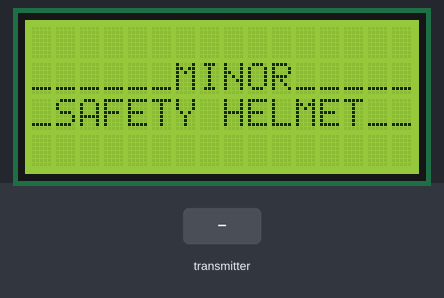
Recording of a sketch running on a simulated Arduino Uno, built with avr-gcc and run on an emulated ATmega328P. Shown: 16×4 character LCD. Inputs (shaded band) come from the test bench. No radio packets arrive unless stated.

Above: at 0.2 s.
4.4 s: the transmitter starts sending temperature = 0
At 5.4 s:
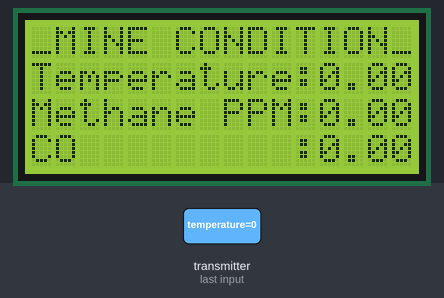
5.9 s: the transmitter starts sending CO_ppm = 25
At 6.8 s:
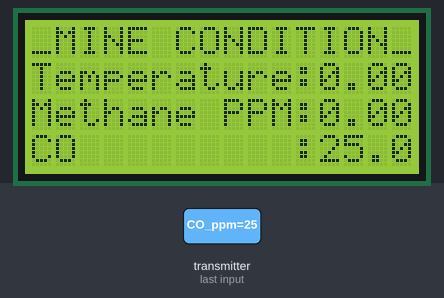
8.0 s: the transmitter starts sending other_value = 25
At 9.5 s:
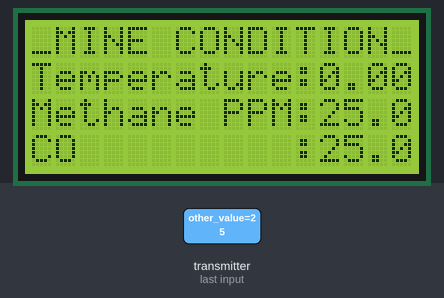
10.2 s: the transmitter starts sending temperature = 25
At 11.1 s:
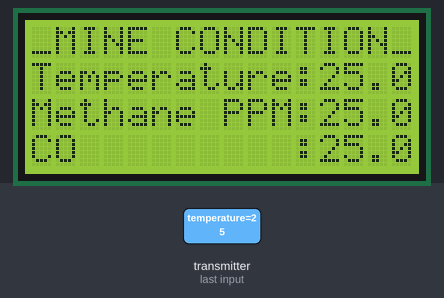
12.3 s: the transmitter starts sending CO_ppm = 0
At 13.9 s:
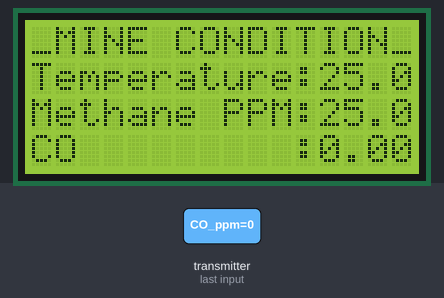
14.4 s: the transmitter starts sending other_value = 0
At 15.4 s:
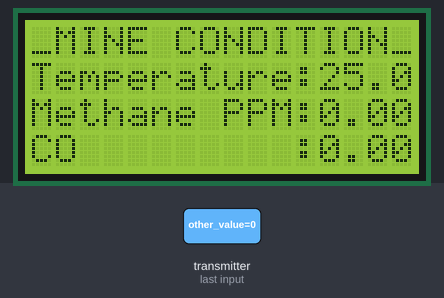
Timing chart, 0 to 17.4 s (numbered marks = the images above; inputs shaded):
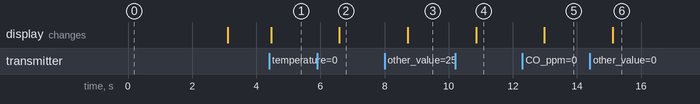

Measured:
- after the input at 4.4 s, the display: changes after 0.06 s (image 1)
- after the input at 5.9 s, the display: changes after 0.69 s (image 2)
- after the input at 8.0 s, the display: changes after 0.72 s (image 3)
- after the input at 10.2 s, the display: changes after 0.65 s (image 4)
- after the input at 12.3 s, the display: changes after 0.69 s (image 5)
- after the input at 14.4 s, the display: changes after 0.72 s (image 6)

The sketch:

MQ7senso_CO.ino
```cpp
#include <SPI.h>
#include <nRF24L01.h>
#include <RF24.h>

#include <Wire.h>
#include <LiquidCrystal_I2C.h>

LiquidCrystal_I2C lcd(0x27, 16, 4); // Set the I2C address and dimensions of your display

// Setup the radio module
RF24 radio(7, 8); // CE, CSN
const uint64_t pipe = 0xE8E8F0F0E1LL; // Pipe address

// Define the struct to hold temperature and CO values
struct SensorData {
  float temperature;
  float CO_ppm;
  float other_value;
};


SensorData sensorData; // Create an instance of the struct

void setup() {
  Serial.begin(9600);

  // Setup the radio module
  radio.begin();
  radio.openReadingPipe(1, pipe);
  radio.startListening();

  lcd.begin(); // Initialize the LCD
  lcd.backlight(); // Turn on the backlight
  lcd.setCursor(0, 1); // Set the cursor to the beginning of the first line
  lcd.print("______MINOR_____"); // Print a message
  lcd.setCursor(-4, 2); // Set the cursor to the beginning of the first line
  lcd.print("_SAFETY HELMET__");
  delay(3000);
  lcd.clear();
}

void loop() {
  if (radio.available()) {
    radio.read(&sensorData, sizeof(sensorData));


      // Your code logic here
  float temperature,mq4,mq7;
  temperature=sensorData.temperature;
  mq7=sensorData.CO_ppm;
  mq4=sensorData.other_value;
  lcd.setCursor(0, 0); // Set the cursor to the beginning of the second line
  lcd.print("_MINE CONDITION_");

  lcd.setCursor(0, 1); // Set the cursor to the beginning of the second line
  lcd.print("Temperature:");
  lcd.print(temperature);
  lcd.setCursor(-4, 2); // Set the cursor to the beginning of the second line
  lcd.print("Methane PPM:");
  lcd.print(mq4);
  lcd.setCursor(-4, 3); // Set the cursor to the beginning of the second line
  lcd.print("CO         :");
  lcd.print(mq7);

  delay(1000); // Delay for 1 second

  }
}
```
